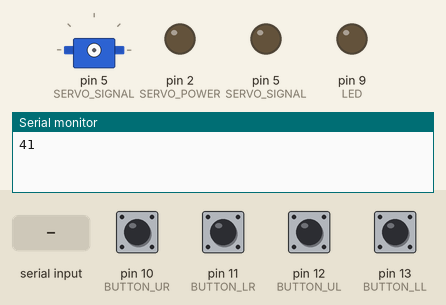
Recording of a sketch running on a simulated Arduino Uno, built with avr-gcc and run on an emulated ATmega328P. Shown: servo, output pins drawn as LEDs (lit = HIGH), the last lines printed to the serial monitor. Dashed ring = blinking. The test bench sets the inputs (shaded band); at power-on: pin 10 (BUTTON_UR), pin 11 (BUTTON_LR), pin 12 (BUTTON_UL), pin 13 (BUTTON_LL) HIGH. Random numbers use the default seed unless the sketch sets one; pins used as bus, display or sensor lines are not drawn.

Above: at 8.2 s.
8.3 s: byte 114 ('r') received over Serial
At 8.7 s:
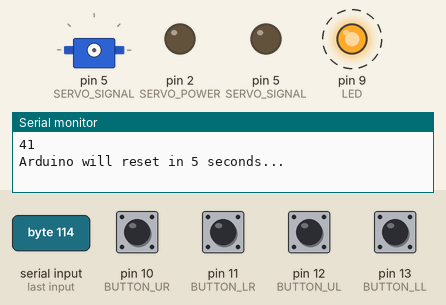
14.7 s: byte 114 ('r') received over Serial
At 21.0 s:
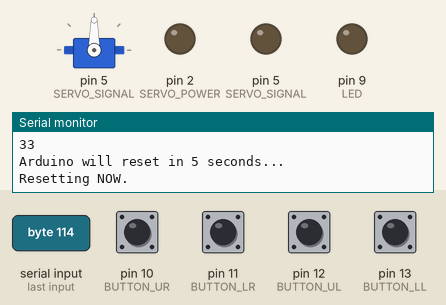
21.1 s: pin 10 (BUTTON_UR) pulled LOW for 0.15 s
At 21.27 s:
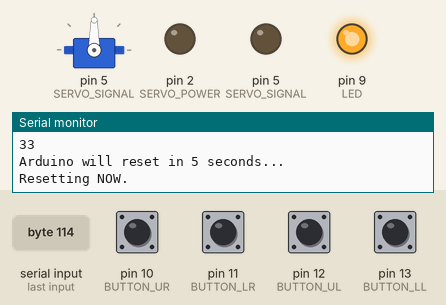
22.8 s: "1" received over Serial
At 60.0 s:
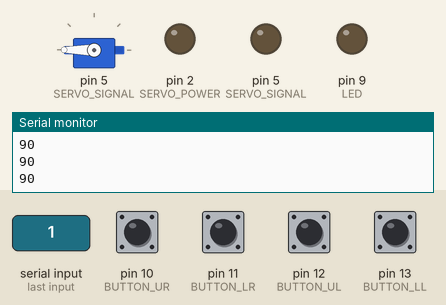
Timing chart, 0 to 60.9 s (numbered marks = the images above; inputs shaded):
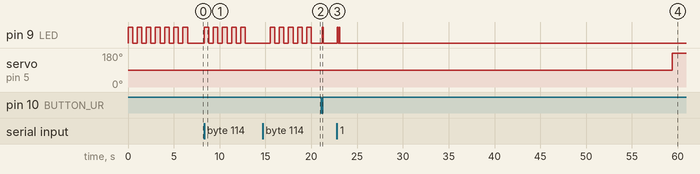

The sketch:

H2O.ino
```cpp
/**
 * H20IQ Arudino Code
 *
 */
#include <Servo.h>
const int MOISTURE_SENSOR = A0; // PC0=A0 Signal Voltage
const int MOISTURE_VCC = 6; // PD6=D6 VCC for MoistureSensor
const int MOISTURE_GND = 8; // PB0=D8 GND for Moisture Sensor
const int MOISTURE_NONE = 550; // Analog Voltage when no water
const int MOISTURE_FULL = 650; // Analog Voltage when full water
double dmois = 50;
//const int TEMP_SENSOR = A1; // PC1=A1 Signal Voltage
//const int TEMP_VCC = 4; // PD4=D4 VCC for Temp Sensor
//const int TEMP_GND = 2; // PD2=D2 GND for Temp Sensor
//const int TEMP_0 = 54; // Analog signal when temp is 0 deg C
//const int TEMP_100 = 200; // Analog signal when temp is 100 deg C

const int CHIP_RESET = A2; // PC2=A2 Pin that resets the chip when held high.
const int XBEE_SLEEP = 3; // PD3 the pin that tells the XBEE to either wake or sleep
boolean com_success = false;

const int SERVO_SIGNAL = 5; // PD5 = D5
//TODO: Alter crystal pin to emit power as DIO
// http://arduino.cc/forum/index.php/topic,37369.0.html
const int SERVO_POWER =  2; //PB7=D21 to turn on Servo power
const int SERVO_OFF_POS = 180;
const int SERVO_ON_POS = 90;
int current_servo_pos = SERVO_OFF_POS;    // variable to store the servo position
Servo actuator;

int num_seconds_to_transmit = 1;
char current_mode = 'A';
int current_high=90; // percent moisture
int current_low=30; // percent moisture

int current_moisture = 50;
int current_temp = -1;

// Button Press Constants
const int LED = 9;	// PB1= D9LED for button press ack.
const int BLINK_LENGTH = 20; // In milliseconds?
// Need to add buttons here
const int BUTTON_UR = 10;	// PB2= D10 Button
const int BUTTON_LR = 11;	// PB3= D11 Button
const int BUTTON_UL = 12;	// PB4= D12 Button
const int BUTTON_LL = 13;	// PB5= D13 Button

// Battery Monitoring
const int  pSDA = A4; //PC4=A4  for two-wire signal
const int  pSCL =  A5; //PC5=A5  for two-wire clock
const int  BATT_VOLTAGE =  A3; //PC3 = A3  Battery Voltage Pin
unsigned long last_communication = 0;
unsigned long last_reading = 0;

void setup() {
  Serial.begin(9600);
  // May need to add XBee comm. setup here
  // Some kind of handshake maybe?
  // Init Button pullup resistors?

  pinMode(MOISTURE_SENSOR, INPUT);
  pinMode(MOISTURE_VCC, OUTPUT);
  pinMode(MOISTURE_GND, OUTPUT);
  digitalWrite(MOISTURE_VCC,HIGH);
  digitalWrite(MOISTURE_GND,LOW);

  //pinMode(TEMP_SENSOR, INPUT);
  //pinMode(TEMP_VCC, OUTPUT);
  //pinMode(TEMP_GND, OUTPUT);
  //digitalWrite(TEMP_VCC,HIGH);
  //digitalWrite(TEMP_GND,LOW);

  //pinmode(SDA, OUTPUT);
  //pinmode(SCL, OUTPUT);
  //pinmode(BATT_VOLTAGE, INPUT);

  pinMode(SERVO_POWER,OUTPUT);
  // Sets the crystal pins high, check what happens to other pins
  //DDRB = (1<<DDB7)
  // DDRB = (1<<DDB7)|DDRB // Maybe ok?
  pinMode(SERVO_SIGNAL,OUTPUT);
  pinMode(CHIP_RESET,OUTPUT);
  digitalWrite(CHIP_RESET,LOW);
  pinMode(XBEE_SLEEP,OUTPUT);
  power_xbee(true);

  // Buttons
  pinMode(LED,OUTPUT);
  pinMode(BUTTON_UR,INPUT_PULLUP);
  pinMode(BUTTON_UL,INPUT_PULLUP);
  pinMode(BUTTON_LR,INPUT_PULLUP);
  pinMode(BUTTON_LL,INPUT_PULLUP);

  // Initialization Blink
  blink_led(500,7);
}

void set_valve(int pos){
  //Serial.println(pos);
  // Actuate the servo
  //digitalWrite(SERVO_POWER,HIGH); // Turns on Darlington Transistor
  //delay(100);  // Give it some time to power up
  actuator.attach(SERVO_SIGNAL);  // Digital pin
  for(int i =0 ; i<5;i++){  // Do a few times to make siure
    delay(100);
    actuator.write(pos);              // Open valve
  }
  delay(10);
  actuator.detach();  // Digital pin
  //delay(10);
  //digitalWrite(SERVO_POWER,LOW); // Turns off Darlington Transistor
  current_servo_pos = pos;
}

void start_water(){
  set_valve(SERVO_ON_POS);
}

void stop_water(){
  set_valve(SERVO_OFF_POS);
}

// Works
void power_xbee(boolean on) {
  if (on) { // Wakes up when XBEE_SLEEP pin is low
    digitalWrite(XBEE_SLEEP, LOW);
  } else {	// XBee goes to sleep when the XBEE_SLEEP pin is high
    digitalWrite(XBEE_SLEEP, HIGH);
  }
}

void blink_led(int time,int num_times){
  for(int i =0;i<num_times; i++){
    digitalWrite(LED,HIGH);
    delay(time);
    digitalWrite(LED,LOW);
    delay(time);
  }
}

void serial_flush_buffer()
{
  while (Serial.read() >= 0)
   ; // do nothing
}

boolean xbee_io(){

  // Clear the Serial buffer, in case there was any stuff left in there from previous
  serial_flush_buffer();

  // Wake the XBee up
  power_xbee(true);
  // Will take some time for the XBee to wake up and establish a connection, so delay
  delay(200);

  // Send something to Pi
  // Write out current moisture (and temp?) reading to Pi
  // Serial.print('M');
  Serial.println(current_moisture);
  Serial.flush();
  //Serial.print('T');
  //Serial.println(current_temp);
  // delay in order to give the Pi time to compute and respond
  delay(1000);

  // Read Pi commands into serial buffer
  long start_time = millis();
  int num_passes = 0;
  //Serial.print("m:"); Serial.print(millis());Serial.print("s:");Serial.print(start_time);
//  while ( !Serial.available()  && millis()-start_time < 2000) {	// Only wait 2 seconds
  while ( !Serial.available()  && num_passes < 10) {	// Only wait 2 seconds
    delay(100);
    num_passes = num_passes +1;
    //Serial.print('.');
  }
  if(Serial.available() >= 1){
    char new_mode = Serial.read();
    //Serial.print("r:");
    //Serial.println(int(new_mode));
    if('1' == new_mode ){ // No new command
    // do nothing
      // Blink LED if we have received transmission
      blink_led(100,2);

    }else if('r' == new_mode){
      reset_chip();
    }else{	// Waiting for a new command
      start_time = millis();

      while (Serial.available() < 2) {	// Only wait 2 seconds
        if(millis()-start_time > 2000){	// Connection timed out
          // Power off the XBee, and retry
          //power_xbee(false);
          //serial_flush_buffer();
          //Serial.print("m:"); Serial.print(millis());Serial.print("s:");Serial.print(start_time);
          return false;
        }
      	delay(2);
        //Serial.println(Serial.available());
      }
      // Danger here if we have some weird remnants still in the buffer.
      // Serial.flush() above should take care of this though.
      int new_high = Serial.read();
      int new_low = Serial.read();

      // Set appropriate flags for main loop
      if(char(new_mode) == 'M'){	// Change to Manual Mode
        current_mode = 'M';
      	if(new_high >= 0 && new_high <=100){ // Valid Range
          current_high = new_high;
        }
        Serial.print("Setting Manual mode to high: ");
        Serial.println(current_high);
      }else if(char(new_mode) == 'A'){ // Change to Auto Mode
        current_mode = 'A';
        if(new_high >= 0 && new_high <=100){ // Valid Range
          current_high = new_high;
        }
        if(new_low >= 0 && new_low <=100){ // Valid Range
          current_low = new_low;
        }
        Serial.print("Setting Automatic mode to high: ");
        Serial.print(current_high);
        Serial.print(" and low: ");
        Serial.println(current_low);
      }
      blink_led(1000,1);
    }
    //Serial.print("Serial Remaining: ");
    //Serial.println(Serial.available());
    serial_flush_buffer();
    return true;
  }
  //Serial.print("A:");
  //Serial.println(Serial.available());

  //Serial.print("A:");
  //Serial.println(Serial.available());
  // If everything went well, power off the XBee
  //power_xbee(false);

  //serial_flush_buffer();	// Flush the buffer, just in case
  return false;
}

void check_actuation(){
  // Check the current mode
  if('M' == current_mode) {
    if(current_moisture <= current_high && current_servo_pos == SERVO_OFF_POS){
      // We need to water!
      //Serial.println("Turning on Servo");
      start_water();
    } else if( current_moisture >= current_high && current_servo_pos == SERVO_ON_POS){
      stop_water();
      //Serial.println("Turning off Servo");
      current_mode = 'N';
    }
  } else if('A' == current_mode){ // Automatic mode
    //print_current_mode();
    //Serial.println(current_servo_pos);
    if(current_moisture <= current_low && current_servo_pos == SERVO_OFF_POS) {
      start_water();
      //Serial.println("Turning on Servo");
    } else if (current_moisture >= current_high && current_servo_pos == SERVO_ON_POS ) {
      stop_water();
      //Serial.println("Turning off Servo");
    }
  }
}

int convert_moisture(int new_moisture){
  return map(new_moisture, MOISTURE_NONE, MOISTURE_FULL, 0, 100);
}

/*
int convert_temp(int new_temp){
	return map(new_temp, TEMP_0, TEMP_100, 0, 100);
}
*/

void button_debug(){
  Serial.print(digitalRead(BUTTON_UR));
  Serial.print(',');
  Serial.print(digitalRead(BUTTON_UL));
  Serial.print(',');
  Serial.print(digitalRead(BUTTON_LR));
  Serial.print(',');
  Serial.print(digitalRead(BUTTON_LL));
  Serial.println();
}

void servo_debug(){
  if(digitalRead(BUTTON_UR)==LOW){
    start_water();
  }else if(digitalRead(BUTTON_UL)==LOW){
    stop_water();
  }
  delay(100);
}

void led_debug(){
//  boolean any_pressed = !(digitalRead(BUTTON_UR) && digitalRead(BUTTON_UL) );
  boolean any_pressed = !(digitalRead(BUTTON_UR) && digitalRead(BUTTON_LR) && digitalRead(BUTTON_UL) && digitalRead(BUTTON_LL));
  if(any_pressed){
    digitalWrite(LED,HIGH);
  }
  else{
    digitalWrite(LED,LOW);
  }
}

void dtr_debug(){
  if(digitalRead(BUTTON_UL)==LOW){
    power_xbee(false);
  }
  else{
    power_xbee(true);
  }
}

void reset_debug(){
  if(digitalRead(BUTTON_LL)==LOW){
    reset_chip();
  }
}

int step_moisture(boolean watering){
  // Simulates water moisture for servo testing
  unsigned long current_reading = millis();
  double err = random(100)/100;
  double time_speed = 2.5;
  //double err = 0;
  double lambda = 0;
  if(watering){
    lambda = 0.02*time_speed;
  }else{
    // Exponential Decay
    lambda = -0.01*time_speed;
  }
  //Serial.println((current_reading-last_reading)/double(1000));
  dmois = dmois + lambda*dmois*(current_reading-last_reading)/double(1000);
  // Cap it at 100;
  dmois = constrain(dmois,5,100);
  last_reading=current_reading;
  //Serial.println(dmois + err);
  return int(dmois + err);

}

void print_current_mode(){
  Serial.print("Mode: ");
  Serial.print(current_mode);
  Serial.print(" Mois: ");
  Serial.print(current_moisture);
  if('N'!= current_mode){
    Serial.print(" H: ");
    Serial.print(current_high);
  }
  if('A'== current_mode){
    Serial.print(" L: ");
    Serial.print(current_low);
  }
  Serial.println();
}

void reset_control(){
  if(digitalRead(BUTTON_LR)==LOW && digitalRead(BUTTON_UR)==LOW){
    reset_chip();
  }
}

// From:
// http://www.faludi.com/itp_coursework/meshnetworking/XBee/XBee_program_Arduino_wireless.html
void reset_chip() {
   /* if the project does not typically receive data, and accidental chip resets are tolerable,
   * this is a simple method that should work just fine. Otherwise it is recommended that the
   * reset request string be part of a call-response sequence, be transmitted with a
   * reserved byte or byte string, or be transmitted in some way out of band, so that it is not
   * accidentally received.
   */
   Serial.print("\nArduino will reset in ");
   Serial.print(5);
   Serial.print(" seconds...\n\r");
   blink_led(500,5);
   Serial.print("\nResetting NOW.\n\r");
   digitalWrite(CHIP_RESET, HIGH); // switch on a transistor that pulls the chip's reset pin to ground
}

void loop() {

  delay(100);
  //button_debug();
  led_debug();
  //dtr_debug();
  //servo_debug();
  //reset_debug();
  reset_control();

  // Sleep Mode thingy?
  // Most of the time the remaining stuff will be skipped

  // Update the moisture and temperature readings
  //current_moisture = convert_moisture(analogRead(MOISTURE_SENSOR));
  //current_moisture = analogRead(MOISTURE_SENSOR);
  //current_moisture = random(100);
  current_moisture = step_moisture(current_servo_pos == SERVO_ON_POS);
  //int current_temp = convert_temp(analogRead(TEMP_SENSOR));
  //Serial.println(analogRead(MOISTURE_SENSOR));
  //Serial.println(current_moisture);
  //Serial.println(random(10));


  // Check for Xbee communication

  //if(millis()%(num_seconds_to_transmit*1000)){
  if((millis()-last_communication) > num_seconds_to_transmit*1000 ){
    int num_tries = 0;
    do{
      com_success = xbee_io();
      //Serial.print("Success: ");
      //Serial.println(success);
      if(!com_success){
        //Serial.println("No communication");
        num_tries = num_tries +1;
	//delay(500);
      }
    }while(!com_success && num_tries < 5);
    // If still hasn’t succeeded, try again next time
    last_communication = millis();
  }

  // Senses water level and actuates Servo
  if(current_mode != 'N'){
    check_actuation();
  }

}
```

Measured:
- after the input at 8.3 s, pin 9 (LED): alternates HIGH for 0.50 s and LOW for 0.50 s, 10 changes in all, then stays LOW, starting at once
- after the input at 14.7 s, pin 9 (LED): alternates HIGH for 0.50 s and LOW for 0.50 s, 10 changes in all, then stays LOW, starting after 0.81 s
- after the input at 21.1 s, pin 9 (LED): LOW → HIGH after 0.12 s, → LOW 0.10 s later
- after the input at 22.8 s, pin 9 (LED): alternates HIGH for 0.10 s and LOW for 0.10 s, 4 changes in all, then stays LOW, starting at once
